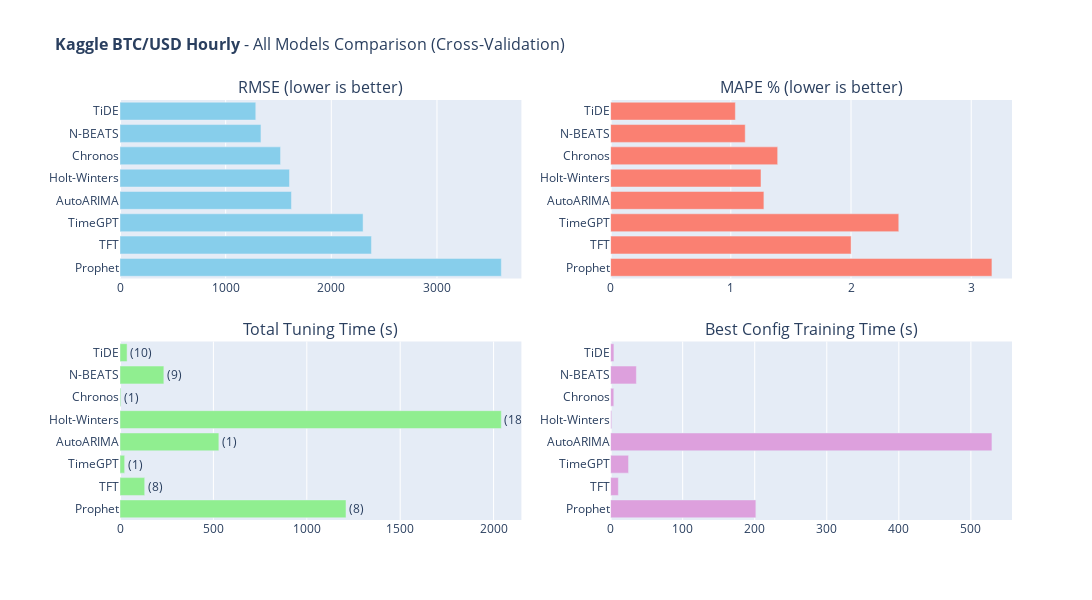

The cell this chart's notebook holds for it:
### Code cell
# 11. All Models Comparison (Interactive)
#
# Summary comparison of all models based on cross-validation metrics.

def create_all_models_comparison(results_dataframe, dataset_name):
    """
    Create interactive bar chart comparison of all models.
    
    Args:
        results_dataframe: DataFrame with model results
        dataset_name: Name for the plot title
    
    Returns:
        Plotly Figure object
    """
    fig = make_subplots(
        rows=2, cols=2,
        subplot_titles=[
            'RMSE (lower is better)',
            'MAPE % (lower is better)',
            'Total Tuning Time (s)',
            'Best Config Training Time (s)'
        ],
        vertical_spacing=0.15, horizontal_spacing=0.1
    )
    
    models = results_dataframe['Model'].tolist()
    
    fig.add_trace(go.Bar(
        y=models, x=results_dataframe['RMSE'], orientation='h',
        marker_color='skyblue',
        hovertemplate='<b>%{y}</b><br>RMSE: %{x:.4f}<extra></extra>'
    ), row=1, col=1)
    
    fig.add_trace(go.Bar(
        y=models, x=results_dataframe['MAPE'], orientation='h',
        marker_color='salmon',
        hovertemplate='<b>%{y}</b><br>MAPE: %{x:.2f}%<extra></extra>'
    ), row=1, col=2)
    
    fig.add_trace(go.Bar(
        y=models, x=results_dataframe['Tuning Time (s)'], orientation='h',
        marker_color='lightgreen',
        text=[f"({c})" for c in results_dataframe['Combinations']],
        textposition='outside',
        hovertemplate='<b>%{y}</b><br>Time: %{x:.2f}s<extra></extra>'
    ), row=2, col=1)
    
    fig.add_trace(go.Bar(
        y=models, x=results_dataframe['Best Config Time (s)'], orientation='h',
        marker_color='plum',
        hovertemplate='<b>%{y}</b><br>Time: %{x:.2f}s<extra></extra>'
    ), row=2, col=2)
    
    fig.update_layout(
        title=dict(text=f'<b>{dataset_name}</b> - All Models Comparison (Cross-Validation)', font=dict(size=16)),
        width=1700, height=600, showlegend=False, margin=dict(l=120)
    )
    
    for i in range(1, 3):
        for j in range(1, 3):
            fig.update_yaxes(autorange='reversed', row=i, col=j)
    return fig

if 'results_df' in dir() and not results_df.empty:
    fig_comparison = create_all_models_comparison(results_df, DATASET_CONFIG['name'])
    fig_comparison.show()

### Figure 1 — Plotly figure (JSON) as saved in the notebook; plotly's stock layout.template omitted (floating-point values rounded to 4 significant figures)
{"data": [{"hovertemplate": "<b>%{y}</b><br>RMSE: %{x:.4f}<extra></extra>", "marker": {"color": "skyblue"}, "orientation": "h", "type": "bar", "x": [1285.0, 1334.0, 1519.0, 1604.0, 1623.0, 2301.0, 2380.0, 3609.0], "xaxis": "x", "y": ["TiDE", "N-BEATS", "Chronos", "Holt-Winters", "AutoARIMA", "TimeGPT", "TFT", "Prophet"], "yaxis": "y"}, {"hovertemplate": "<b>%{y}</b><br>MAPE: %{x:.2f}%<extra></extra>", "marker": {"color": "salmon"}, "orientation": "h", "type": "bar", "x": [1.038, 1.12, 1.39, 1.251, 1.275, 2.397, 2.001, 3.172], "xaxis": "x2", "y": ["TiDE", "N-BEATS", "Chronos", "Holt-Winters", "AutoARIMA", "TimeGPT", "TFT", "Prophet"], "yaxis": "y2"}, {"hovertemplate": "<b>%{y}</b><br>Time: %{x:.2f}s<extra></extra>", "marker": {"color": "lightgreen"}, "orientation": "h", "text": ["(10)", "(9)", "(1)", "(18)", "(1)", "(1)", "(8)", "(8)"], "textposition": "outside", "type": "bar", "x": [37.94, 234.8, 4.433, 2041.0, 529.2, 24.93, 132.3, 1210.0], "xaxis": "x3", "y": ["TiDE", "N-BEATS", "Chronos", "Holt-Winters", "AutoARIMA", "TimeGPT", "TFT", "Prophet"], "yaxis": "y3"}, {"hovertemplate": "<b>%{y}</b><br>Time: %{x:.2f}s<extra></extra>", "marker": {"color": "plum"}, "orientation": "h", "type": "bar", "x": [4.604, 35.78, 4.433, 1.543, 529.2, 24.93, 10.78, 201.6], "xaxis": "x4", "y": ["TiDE", "N-BEATS", "Chronos", "Holt-Winters", "AutoARIMA", "TimeGPT", "TFT", "Prophet"], "yaxis": "y4"}], "layout": {"annotations": [{"font": {"size": 16}, "showarrow": false, "text": "RMSE (lower is better)", "x": 0.225, "xanchor": "center", "xref": "paper", "y": 1, "yanchor": "bottom", "yref": "paper"}, {"font": {"size": 16}, "showarrow": false, "text": "MAPE % (lower is better)", "x": 0.775, "xanchor": "center", "xref": "paper", "y": 1, "yanchor": "bottom", "yref": "paper"}, {"font": {"size": 16}, "showarrow": false, "text": "Total Tuning Time (s)", "x": 0.225, "xanchor": "center", "xref": "paper", "y": 0.425, "yanchor": "bottom", "yref": "paper"}, {"font": {"size": 16}, "showarrow": false, "text": "Best Config Training Time (s)", "x": 0.775, "xanchor": "center", "xref": "paper", "y": 0.425, "yanchor": "bottom", "yref": "paper"}], "height": 600, "margin": {"l": 120}, "showlegend": false, "title": {"font": {"size": 16}, "text": "<b>Kaggle BTC/USD Hourly</b> - All Models Comparison (Cross-Validation)"}, "width": 1700, "xaxis": {"anchor": "y", "domain": [0, 0.45]}, "xaxis2": {"anchor": "y2", "domain": [0.55, 1]}, "xaxis3": {"anchor": "y3", "domain": [0, 0.45]}, "xaxis4": {"anchor": "y4", "domain": [0.55, 1]}, "yaxis": {"anchor": "x", "autorange": "reversed", "domain": [0.575, 1]}, "yaxis2": {"anchor": "x2", "autorange": "reversed", "domain": [0.575, 1]}, "yaxis3": {"anchor": "x3", "autorange": "reversed", "domain": [0, 0.425]}, "yaxis4": {"anchor": "x4", "autorange": "reversed", "domain": [0, 0.425]}}}
